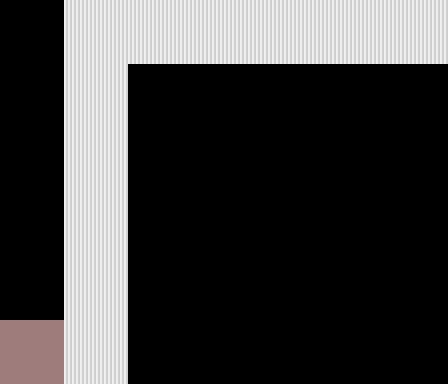

This is a level from a 2D game, rendered from its Tiled map with the project's own tilesets. A one-line summary and the map file follow, with tile-layer data summarised:
An orthogonal 14x12 tile map with 32x32 px tiles, 1 tile layer (blocked), 3 tilesets and 2 objects.

<map version="1.0" orientation="orthogonal" renderorder="right-down" width="14" height="12" tilewidth="32" tileheight="32" nextobjectid="51">
 <tileset firstgid="1" name="CellFloor" tilewidth="32" tileheight="32" tilecount="1" columns="1">
  <image source="cellfloor.png" width="32" height="32" />
 </tileset>
 <tileset firstgid="2" name="blocked" tilewidth="32" tileheight="32" tilecount="1" columns="1">
  <image source="tutorialfloor.png" width="32" height="32" />
  <tile id="0">
   <properties>
    <property name="blocked" value="blocked" />
   </properties>
  </tile>
 </tileset>
 <tileset firstgid="3" name="JailFloor" tilewidth="32" tileheight="32" tilecount="1" columns="1">
  <image source="jailfloor.png" width="32" height="32" />
 </tileset>
 <layer name="blocked" width="14" height="12">
  <data>[168 cells, 48 non-empty, 2 distinct tile ids]</data>
 </layer>
 <objectgroup name="wall">
  <object id="47" x="224" y="0">
   <polyline points="0,0 -160,0 -160,320 -224,320 -224,384 -96,384 -96,64 224,64 224,0 0,0" />
  </object>
 </objectgroup>
 <objectgroup name="victory">
  <object id="50" x="384" y="0" width="64" height="64">
   <properties>
    <property name="X" type="float" value="384" />
    <property name="Y" type="float" value="320" />
   </properties>
  </object>
 </objectgroup>
 <objectgroup name="hackwalls" />
 <objectgroup name="routers" />
 <objectgroup name="hacks" />
 <objectgroup name="guards" />
</map>
